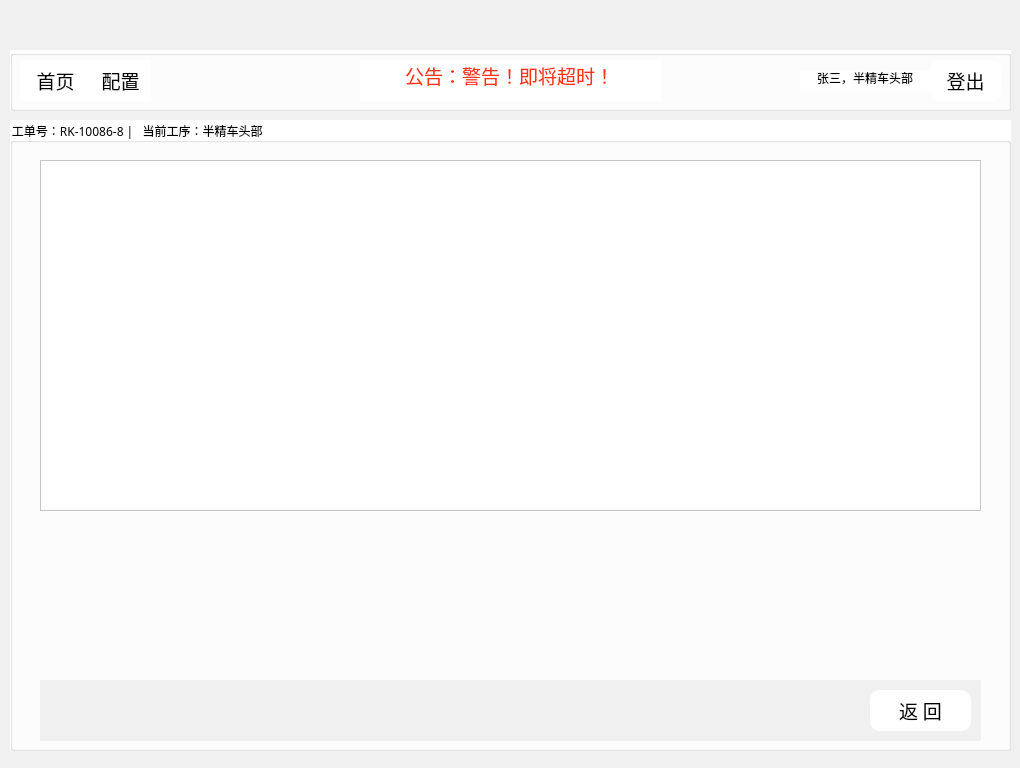
<?xml version="1.0" encoding="UTF-8"?>
<ui version="4.0">
 <class>ordermanage</class>
 <widget class="QWidget" name="ordermanage">
  <property name="geometry">
   <rect>
    <x>0</x>
    <y>0</y>
    <width>1020</width>
    <height>768</height>
   </rect>
  </property>
  <property name="windowTitle">
   <string>Form</string>
  </property>
  <property name="styleSheet">
   <string notr="true">background-color: #F0F0F0;</string>
  </property>
  <widget class="QLabel" name="label">
   <property name="geometry">
    <rect>
     <x>0</x>
     <y>0</y>
     <width>1021</width>
     <height>41</height>
    </rect>
   </property>
   <property name="styleSheet">
    <string notr="true">border-image: url(:/10.png);</string>
   </property>
   <property name="text">
    <string/>
   </property>
  </widget>
  <widget class="QLabel" name="label_4">
   <property name="geometry">
    <rect>
     <x>760</x>
     <y>0</y>
     <width>61</width>
     <height>41</height>
    </rect>
   </property>
   <property name="styleSheet">
    <string notr="true">border-image: url(:/login/3.png);</string>
   </property>
   <property name="text">
    <string/>
   </property>
  </widget>
  <widget class="QGroupBox" name="groupBox">
   <property name="geometry">
    <rect>
     <x>10</x>
     <y>120</y>
     <width>1001</width>
     <height>631</height>
    </rect>
   </property>
   <property name="font">
    <font>
     <family>微软雅黑</family>
    </font>
   </property>
   <property name="styleSheet">
    <string notr="true">background-color: white;</string>
   </property>
   <property name="title">
    <string>工单号：RK-10086-8 |   当前工序：半精车头部    </string>
   </property>
   <widget class="QTableWidget" name="tableWidget">
    <property name="geometry">
     <rect>
      <x>30</x>
      <y>40</y>
      <width>941</width>
      <height>351</height>
     </rect>
    </property>
    <property name="font">
     <font>
      <family>宋体</family>
      <pointsize>12</pointsize>
     </font>
    </property>
   </widget>
   <widget class="QPushButton" name="pushButton_4">
    <property name="geometry">
     <rect>
      <x>860</x>
      <y>570</y>
      <width>101</width>
      <height>41</height>
     </rect>
    </property>
    <property name="font">
     <font>
      <family>宋体</family>
      <pointsize>14</pointsize>
     </font>
    </property>
    <property name="styleSheet">
     <string notr="true">QPushButton#pushButton_4 {
border: none;
background-color: #ffffff;
border-radius: 10px;
}

QPushButton#pushButton_4:hover {
background-color: rgb(240,240,240);
}</string>
    </property>
    <property name="text">
     <string>返 回</string>
    </property>
   </widget>
   <widget class="QTableWidget" name="tableWidget_4">
    <property name="geometry">
     <rect>
      <x>30</x>
      <y>560</y>
      <width>941</width>
      <height>61</height>
     </rect>
    </property>
    <property name="font">
     <font>
      <pointsize>10</pointsize>
     </font>
    </property>
    <property name="styleSheet">
     <string notr="true">background-color: #F0F0F0;
border: none;</string>
    </property>
    <property name="verticalScrollMode">
     <enum>QAbstractItemView::ScrollPerItem</enum>
    </property>
    <attribute name="horizontalHeaderVisible">
     <bool>false</bool>
    </attribute>
    <attribute name="horizontalHeaderCascadingSectionResizes">
     <bool>true</bool>
    </attribute>
   </widget>
   <zorder>tableWidget_4</zorder>
   <zorder>tableWidget</zorder>
   <zorder>pushButton_4</zorder>
  </widget>
  <widget class="QGroupBox" name="groupBox_2">
   <property name="geometry">
    <rect>
     <x>10</x>
     <y>50</y>
     <width>1001</width>
     <height>61</height>
    </rect>
   </property>
   <property name="styleSheet">
    <string notr="true">background-color: #ffffff;</string>
   </property>
   <property name="title">
    <string/>
   </property>
   <widget class="QLineEdit" name="lineEdit_5">
    <property name="geometry">
     <rect>
      <x>350</x>
      <y>10</y>
      <width>301</width>
      <height>41</height>
     </rect>
    </property>
    <property name="font">
     <font>
      <family>Arial</family>
      <pointsize>14</pointsize>
     </font>
    </property>
    <property name="styleSheet">
     <string notr="true">color: rgb(255, 51, 15);
border:none</string>
    </property>
    <property name="text">
     <string>公告：警告！即将超时！</string>
    </property>
    <property name="cursorPosition">
     <number>11</number>
    </property>
    <property name="alignment">
     <set>Qt::AlignCenter</set>
    </property>
   </widget>
   <widget class="QPushButton" name="pushButton_24">
    <property name="geometry">
     <rect>
      <x>10</x>
      <y>10</y>
      <width>71</width>
      <height>41</height>
     </rect>
    </property>
    <property name="font">
     <font>
      <family>宋体</family>
      <pointsize>14</pointsize>
     </font>
    </property>
    <property name="styleSheet">
     <string notr="true">QPushButton#pushButton_24 {
border: none;
}

QPushButton#pushButton_24:hover {
background-color: rgb(240,240,240);
}</string>
    </property>
    <property name="text">
     <string>首页</string>
    </property>
   </widget>
   <widget class="QPushButton" name="pushButton_20">
    <property name="geometry">
     <rect>
      <x>80</x>
      <y>10</y>
      <width>61</width>
      <height>41</height>
     </rect>
    </property>
    <property name="font">
     <font>
      <family>宋体</family>
      <pointsize>14</pointsize>
     </font>
    </property>
    <property name="styleSheet">
     <string notr="true">QPushButton#pushButton_20 {
border: none;
background-color: #ffffff;
}

QPushButton#pushButton_20:hover {
background-color: rgb(240,240,240);
}</string>
    </property>
    <property name="text">
     <string>配置</string>
    </property>
   </widget>
   <widget class="QPushButton" name="pushButton_30">
    <property name="geometry">
     <rect>
      <x>920</x>
      <y>10</y>
      <width>71</width>
      <height>41</height>
     </rect>
    </property>
    <property name="font">
     <font>
      <family>宋体</family>
      <pointsize>14</pointsize>
     </font>
    </property>
    <property name="styleSheet">
     <string notr="true">QPushButton#pushButton_30 {
border-radius: 10px;
text-align: center;
}

QPushButton#pushButton_30:hover {
background-color: rgb(240,240,240);
}</string>
    </property>
    <property name="text">
     <string>登出</string>
    </property>
   </widget>
   <widget class="QLineEdit" name="lineEdit_6">
    <property name="geometry">
     <rect>
      <x>790</x>
      <y>20</y>
      <width>131</width>
      <height>21</height>
     </rect>
    </property>
    <property name="font">
     <font>
      <family>Arial</family>
      <pointsize>9</pointsize>
     </font>
    </property>
    <property name="styleSheet">
     <string notr="true">border:none;
background-color: #FFFFFF;</string>
    </property>
    <property name="text">
     <string>张三，半精车头部</string>
    </property>
    <property name="cursorPosition">
     <number>8</number>
    </property>
    <property name="alignment">
     <set>Qt::AlignCenter</set>
    </property>
   </widget>
  </widget>
  <zorder>groupBox</zorder>
  <zorder>label</zorder>
  <zorder>label_4</zorder>
  <zorder>groupBox_2</zorder>
 </widget>
 <resources/>
 <connections/>
</ui>
